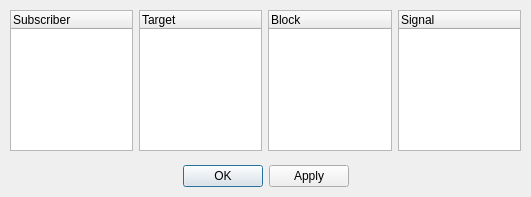
<?xml version="1.0" encoding="UTF-8"?>
<ui version="4.0">
 <class>AddSubscriber</class>
 <widget class="QDialog" name="AddSubscriber">
  <property name="geometry">
   <rect>
    <x>0</x>
    <y>0</y>
    <width>531</width>
    <height>197</height>
   </rect>
  </property>
  <property name="windowTitle">
   <string>Dialog</string>
  </property>
  <widget class="QDialogButtonBox" name="buttonBox">
   <property name="geometry">
    <rect>
     <x>10</x>
     <y>160</y>
     <width>511</width>
     <height>32</height>
    </rect>
   </property>
   <property name="autoFillBackground">
    <bool>false</bool>
   </property>
   <property name="orientation">
    <enum>Qt::Horizontal</enum>
   </property>
   <property name="standardButtons">
    <set>QDialogButtonBox::Apply|QDialogButtonBox::Ok</set>
   </property>
   <property name="centerButtons">
    <bool>true</bool>
   </property>
  </widget>
  <widget class="QWidget" name="horizontalLayoutWidget">
   <property name="geometry">
    <rect>
     <x>10</x>
     <y>10</y>
     <width>511</width>
     <height>141</height>
    </rect>
   </property>
   <layout class="QHBoxLayout" name="horizontalLayout">
    <item>
     <widget class="QTreeWidget" name="treeSubscriber">
      <column>
       <property name="text">
        <string>Subscriber</string>
       </property>
      </column>
     </widget>
    </item>
    <item>
     <widget class="QTreeWidget" name="treeTarget">
      <column>
       <property name="text">
        <string>Target</string>
       </property>
      </column>
     </widget>
    </item>
    <item>
     <widget class="QTreeWidget" name="treeBlock">
      <column>
       <property name="text">
        <string>Block</string>
       </property>
      </column>
     </widget>
    </item>
    <item>
     <widget class="QTreeWidget" name="treeSignal">
      <column>
       <property name="text">
        <string>Signal</string>
       </property>
      </column>
     </widget>
    </item>
   </layout>
  </widget>
 </widget>
 <resources/>
 <connections>
  <connection>
   <sender>buttonBox</sender>
   <signal>accepted()</signal>
   <receiver>AddSubscriber</receiver>
   <slot>accept()</slot>
   <hints>
    <hint type="sourcelabel">
     <x>248</x>
     <y>254</y>
    </hint>
    <hint type="destinationlabel">
     <x>157</x>
     <y>274</y>
    </hint>
   </hints>
  </connection>
  <connection>
   <sender>buttonBox</sender>
   <signal>rejected()</signal>
   <receiver>AddSubscriber</receiver>
   <slot>reject()</slot>
   <hints>
    <hint type="sourcelabel">
     <x>316</x>
     <y>260</y>
    </hint>
    <hint type="destinationlabel">
     <x>286</x>
     <y>274</y>
    </hint>
   </hints>
  </connection>
 </connections>
</ui>
